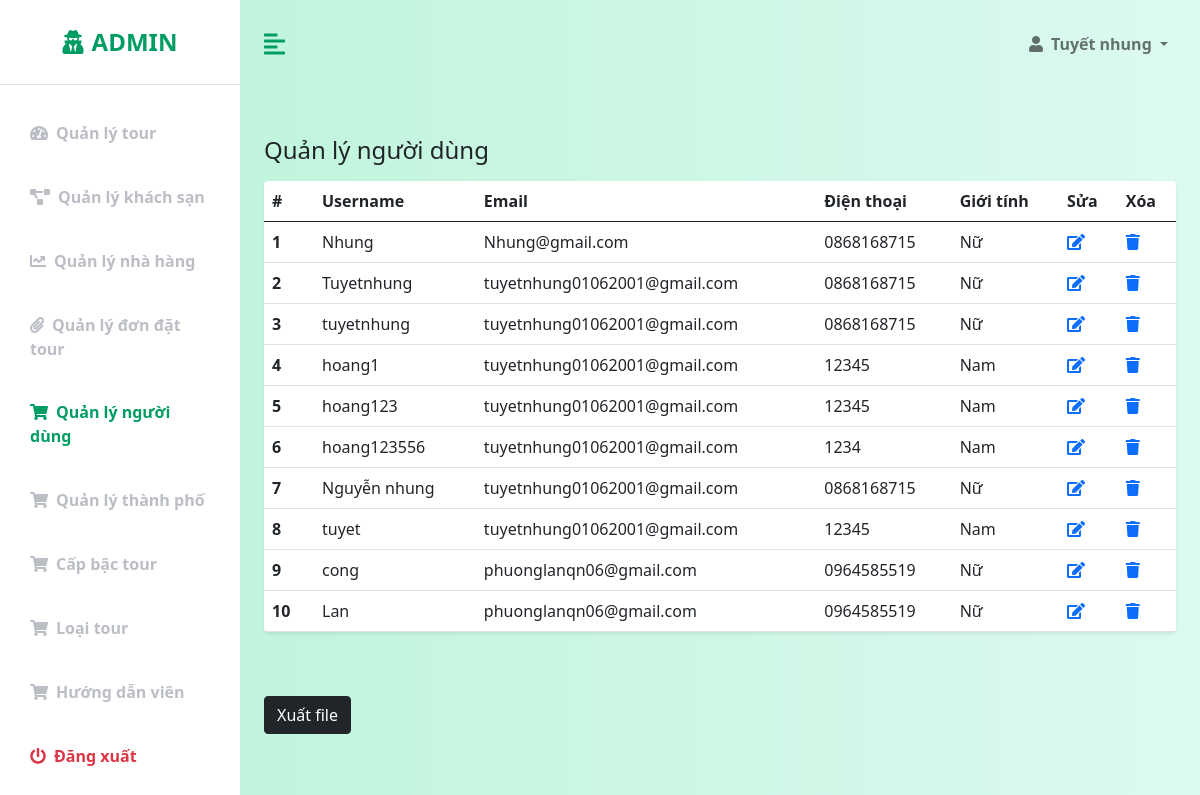
/admin/QLND.php, run on an earlier commit of the app's database.
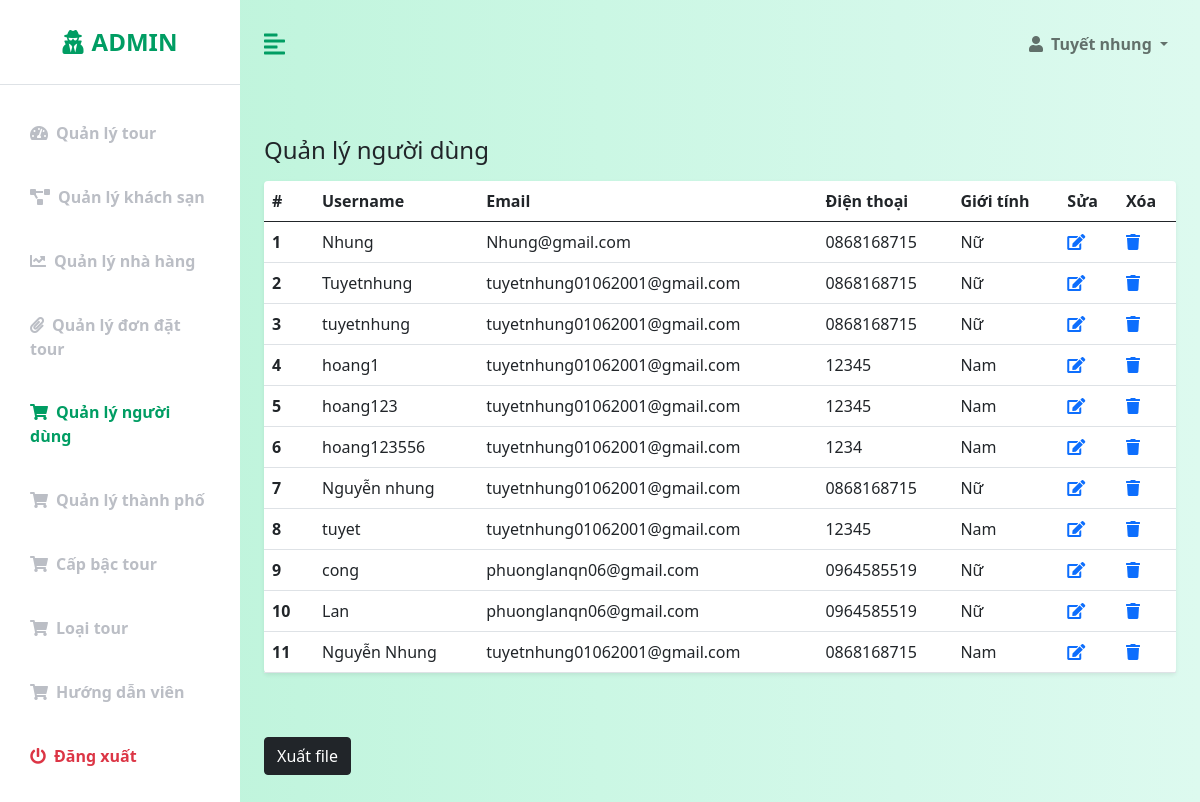
And on a later commit of the database.
### tables this page shows
CREATE TABLE `customers` (
  `customer_id` int(11) NOT NULL,
  `user_name` varchar(50) NOT NULL,
  `password` varchar(255) NOT NULL,
  `email` varchar(50) NOT NULL,
  `birthday` datetime NOT NULL,
  `phone_number` varchar(10) NOT NULL,
  `name` varchar(50) NOT NULL,
  `gender` int(1) NOT NULL,
  `status` int(1) NOT NULL,
  `code` varchar(255) NOT NULL,
  `is_admin` int(10) NOT NULL,
  `date_created` datetime NOT NULL DEFAULT current_timestamp()
);

### config/database-function.php (called while the page is built, shortened)
<?php
    require_once('database-connection.php');
    function simpleQuery($sql, bool $isGet = true, $params = []){
        global $conn;
        $stmt = $conn -> prepare($sql);
        $stmt -> execute();
        if($isGet){
            $record = $stmt -> get_result() -> fetch_all(MYSQLI_ASSOC);
            return $record;
        }else{
            return $stmt;
        }
    }
?>

### admin/QLND.php (the view, shortened to what this page needs)
<?php
    require('templates-admin/header.php');
?>
            <div class="container-fluid px-4" style="margin-bottom: 20%;">
                <div class="row my-5">
                    <h3 class="fs-4 mb-3">Quản lý người dùng</h3>
                    <div class="col">
                        <table class="table bg-white rounded shadow-sm  table-hover">
                            <thead>
                                <tr>
                                    <th scope="col" width="50">#</th>
                                    <th scope="col">Username</th>
                                    <th scope="col">Email</th>
                                    <th scope="col">Điện thoại</th>
                                    <th scope="col">Giới tính</th>
                                    <th scope="col">Sửa</th>
                                    <th scope="col">Xóa</th>
                                </tr>
                            </thead>
                            <tbody>
                                <?php
                                    $i = 1;
                                    $sql = "select * from customers";
                                    $rows = simpleQuery($sql);
                                    foreach($rows as $row){
                                        echo '
                                            <tr>
                                                <th scope="row">'.$i.'</th>
                                                <td>'.$row["user_name"].'</td>
                                                <td>'.$row["email"].'</td>
                                                <td>'.$row["phone_number"].'</td>
                                                <td>';
                                                    if($row["gender"] == 0){
                                                        echo "Nữ";
                                                    }else{
                                                        echo "Nam";
                                                    }
                                                echo '</td>
                                                <td><a href="sua-ND.php?id='.$row["customer_id"].'"><i class="fas fa-edit"></i></a></td>
                                                <td><a href="xoa.php?customers=&id='.$row["customer_id"].'"><i class="fas fa-trash"></i></a></td>
                                            </tr>
                                        ';
                                        $i++;
                                    }
                                ?>
                            </tbody>
                        </table>
                    </div>
                </div>
          <div>
            <form action="export_import.php" method="POST" enctype="multipart/form-data">
                <button class="btn btn-dark" type="submit" name="export">Xuất file</button>
            </form>
        </div>
<?php
    include('templates-admin/footer.php')
?>

### admin/templates-admin/header.php (shortened to what this page needs)
<!DOCTYPE html>
<html lang="en">
<head>
    <link href="https://cdn.jsdelivr.net/npm/bootstrap@5.0.0-beta3/dist/css/bootstrap.min.css" rel="stylesheet" />
    <link rel="stylesheet" href="https://cdnjs.cloudflare.com/ajax/libs/font-awesome/5.15.3/css/all.min.css" />
    <link rel="stylesheet" href="https://cdnjs.cloudflare.com/ajax/libs/font-awesome/5.15.4/css/all.min.css">
    <link rel="stylesheet" href="css-admin/styles.css" />
</head>
<body>
    <div class="d-flex" id="wrapper">
        <div class="bg-white" id="sidebar-wrapper">
            <div class="sidebar-heading text-center py-4 primary-text fs-4 fw-bold text-uppercase border-bottom"><i
                    class="fas fa-user-secret me-2"></i>Admin</div>
            <div class="list-group list-group-flush my-3">
                <a href="index.php" class="list-group-item list-group-item-action bg-transparent second-text fw-bold <?php if($_SESSION["nav"] == "tours") echo "active"; ?>"><i
                        class="fas fa-tachometer-alt me-2"></i>Quản lý tour</a>
                <a href="QLKS.php" class="list-group-item list-group-item-action bg-transparent second-text fw-bold <?php if($_SESSION["nav"] == "hotels") echo "active"; ?>"><i
                        class="fas fa-project-diagram me-2"></i>Quản lý khách sạn</a>
                <a href="QLNH.php" class="list-group-item list-group-item-action bg-transparent second-text fw-bold <?php if($_SESSION["nav"] == "restaurants") echo "active"; ?>"><i
                        class="fas fa-chart-line me-2"></i>Quản lý nhà hàng</a>
                <a href="QLDDTour.php" class="list-group-item list-group-item-action bg-transparent second-text fw-bold <?php if($_SESSION["nav"] == "orders") echo "active"; ?>"><i
                        class="fas fa-paperclip me-2"></i>Quản lý đơn đặt tour</a>
                <a href="QLND.php" class="list-group-item list-group-item-action bg-transparent second-text fw-bold <?php if($_SESSION["nav"] == "customers") echo "active"; ?>"><i
                        class="fas fa-shopping-cart me-2"></i>Quản lý người dùng</a>
                <a href="QLTP.php" class="list-group-item list-group-item-action bg-transparent second-text fw-bold <?php if($_SESSION["nav"] == "cities") echo "active"; ?>"><i
                        class="fas fa-shopping-cart me-2"></i>Quản lý thành phố</a>
                <a href="QLCapTour.php" class="list-group-item list-group-item-action bg-transparent second-text fw-bold <?php if($_SESSION["nav"] == "ranks") echo "active"; ?>"><i
                        class="fas fa-shopping-cart me-2"></i>Cấp bậc tour</a>
                <a href="QLLoaiTour.php" class="list-group-item list-group-item-action bg-transparent second-text fw-bold <?php if($_SESSION["nav"] == "tourtypes") echo "active"; ?>"><i
                        class="fas fa-shopping-cart me-2"></i>Loại tour</a>
                <a href="QLHDVien.php" class="list-group-item list-group-item-action bg-transparent second-text fw-bold <?php if($_SESSION["nav"] == "tourguides") echo "active"; ?>"><i
                        class="fas fa-shopping-cart me-2"></i>Hướng dẫn viên</a>
                <a href="logout.php" class="list-group-item list-group-item-action bg-transparent text-danger fw-bold"><i
                        class="fas fa-power-off me-2"></i>Đăng xuất</a>
            </div>
        </div>
        <div id="page-content-wrapper">
            <nav class="navbar navbar-expand-lg navbar-light bg-transparent py-4 px-4">
                <div class="d-flex align-items-center">
                    <i class="fas fa-align-left primary-text fs-4 me-3" id="menu-toggle"></i>
                </div>
                <div class="collapse navbar-collapse" id="navbarSupportedContent">
                    <ul class="navbar-nav ms-auto mb-2 mb-lg-0">
                        <li class="nav-item dropdown">
                            <a class="nav-link dropdown-toggle second-text fw-bold" href="#" id="navbarDropdown"
                                role="button" data-bs-toggle="dropdown" aria-expanded="false">
                                <i class="fas fa-user me-2"></i>Tuyết nhung
                            </a>
                        </li>
                    </ul>
                </div>
            </nav>

### admin/templates-admin/footer.php (shortened to what this page needs)
</div>
        </div>
    </div>
</body>
</html>

### admin/css-admin/styles.css (style rules this page uses)
:root { --main-bg-color: #009d63; --main-text-color: #009d63; --second-text-color: #bbbec5; --second-bg-color: #c1efde; }
.primary-text { color: var(--main-text-color); }
.second-text { color: var(--second-text-color); }
#wrapper { overflow-x: hidden; background-image: linear-gradient( to right, #baf3d7, #c2f5de, #cbf7e4, #d4f8ea, #ddfaef ); }
#sidebar-wrapper { min-height: 100vh; margin-left: -15rem; -webkit-transition: margin 0.25s ease-out; -moz-transition: margin 0.25s ease-out; -o-transition: margin 0.25s ease-out; transition: margin 0.25s ease-out; }
#sidebar-wrapper .sidebar-heading { padding: 0.875rem 1.25rem; font-size: 1.2rem; }
#sidebar-wrapper .list-group { width: 15rem; }
#page-content-wrapper { min-width: 100vw; }
#menu-toggle { cursor: pointer; }
.list-group-item { border: none; padding: 20px 30px; }
.list-group-item.active { background-color: transparent; color: var(--main-text-color); font-weight: bold; border: none; }
@media (min-width: 768px) { #sidebar-wrapper { margin-left: 0; } }
@media (min-width: 768px) { #page-content-wrapper { min-width: 0; width: 100%; } }

What changed in the data, as far as the page shows it:
added customers: user_name "Nguyễn Nhung", email "tuyetnhung01062001@gmail.com", phone_number "0868168715", gender "Nam"
